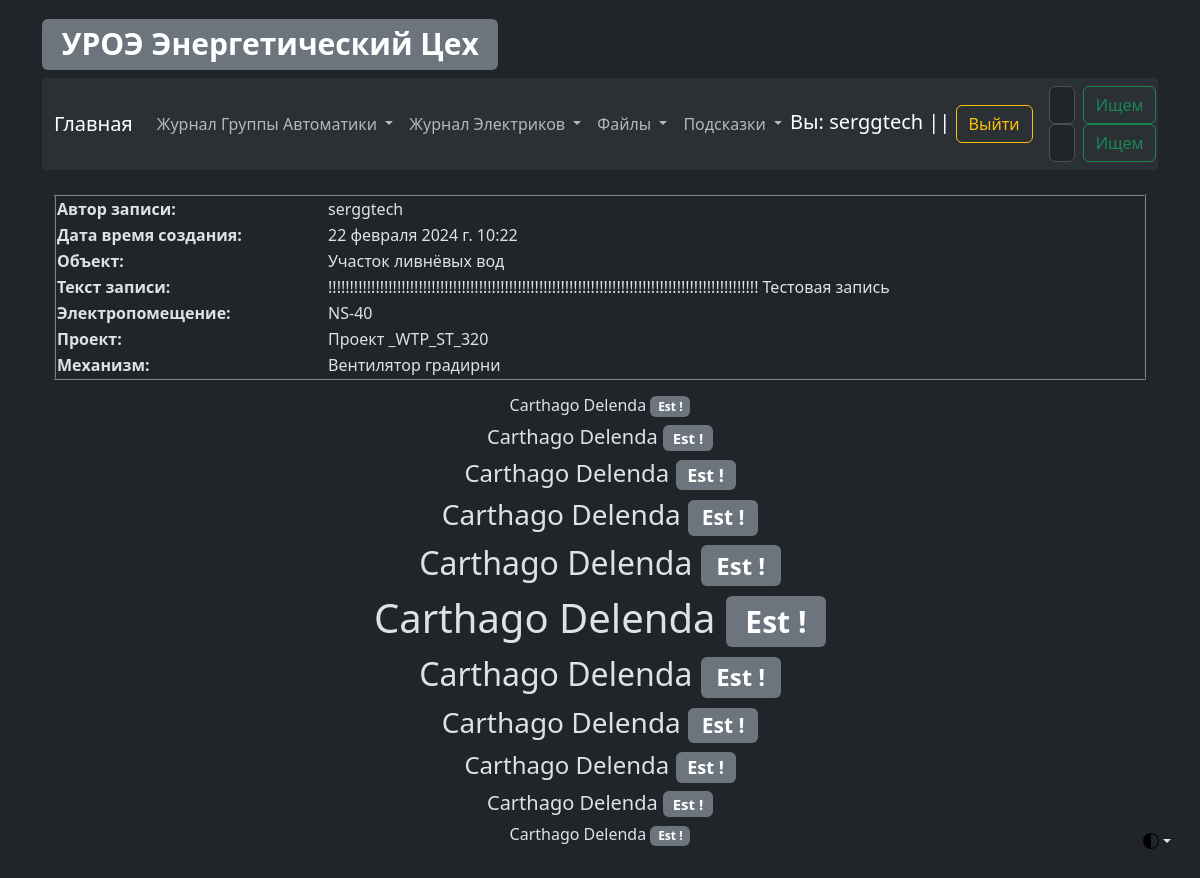
Page /as/as_log_view/details/log/2 (signed in) on the committed database.
### as/models.py (models this page shows, shortened)
class ASLog(models.Model):
    record_text_title = models.CharField(
        verbose_name="Заголовок записи", max_length=100
    )
    record_text_full = models.TextField(verbose_name="Текст записи", max_length=9999)
    record_author = models.CharField(verbose_name="Автор записи", max_length=100)
    record_change_location_plc = models.BooleanField(
        verbose_name="Изменение в PLC", default=False
    )
    record_change_location_hmi = models.BooleanField(
        verbose_name="Изменение в HMI", default=False
    )
    record_data_create = models.DateTimeField(
        verbose_name="Дата создания записи", auto_now_add=True, editable=False
    )
    record_data_update = models.DateTimeField(
        verbose_name="Дата редактирования записи", auto_now=True, editable=False
    )
    record_object = models.ForeignKey(
        EncObject,
        related_name="as_log_object",
        on_delete=models.CASCADE,
        blank=True,
        verbose_name="Объект",
    )
    record_electrical_room = models.ForeignKey(
        EncElectricalRoom,
        related_name="as_log_electrical_room",
        on_delete=models.CASCADE,
        blank=True,
        verbose_name="Электропомещение",
    )
    record_project = models.ForeignKey(
        EncProject,
        related_name="as_log_project",
        on_delete=models.CASCADE,
        blank=True,
        verbose_name="Проект",
    )
    record_mechanism = models.ForeignKey(
        EncMechanism,
        related_name="as_log_mechanism",
        on_delete=models.CASCADE,
        blank=True,
        verbose_name="Механизм",
    )
    class Meta:
        verbose_name = "Запись Simatic"
        verbose_name_plural = "Записи Simatic"

### Enc_object/models.py (models this page shows, shortened)
class EncObject(models.Model):
    title = models.CharField(verbose_name="Объект", max_length=100)
    title_description = models.CharField(
        verbose_name="Описание объекта", max_length=100
    )
    slug = models.SlugField(max_length=50, unique=True)
    def __str__(self):
        return f"{self.title}"
    class Meta:
        verbose_name = "Объект"
        verbose_name_plural = "Объекты"

class EncElectricalRoom(models.Model):
    title = models.CharField(verbose_name="Электропомещение", max_length=100)
    title_description = models.CharField(
        verbose_name="Описание Электропомещения", max_length=100
    )
    slug = models.SlugField(max_length=50, unique=True)
    def __str__(self):
        return f"{self.title}"
    class Meta:
        verbose_name = "Электропомещение"
        verbose_name_plural = "Электропомещения"

class EncProject(models.Model):
    title = models.CharField(verbose_name="Проект", max_length=100)
    title_description = models.CharField(
        verbose_name="Описание проекта", max_length=100
    )
    slug = models.SlugField(max_length=50, unique=True)
    def __str__(self):
        return f"{self.title}"
    class Meta:
        verbose_name = "Проект"
        verbose_name_plural = "Проекты"

class EncMechanism(models.Model):
    title = models.CharField(verbose_name="Механизм", max_length=100)
    title_description = models.CharField(
        verbose_name="Описание механизма", max_length=100
    )
    slug = models.SlugField(max_length=50, unique=True)
    def __str__(self):
        return f"{self.title}"
    class Meta:
        verbose_name = "Механизм"
        verbose_name_plural = "Механизмы"

### as/views.py (the view)
class ASLogViewDetails(DetailView):
    model = ASLog
    context_object_name = "log_view_details"

### as/templates/as/aslog_detail.html (shortened to what this page needs)
{% extends 'template_0.html' %}
{% block ASLogViewDetails %}
<table align="center" border="2px" width="100%">
    <tr>
        <th>Автор записи:</th>
        <td>{{ log_view_details.record_author }}</td>
    </tr>
    <tr>
        <th>Дата время создания:</th>
        <td>{{ log_view_details.record_data_create }}</td>
    </tr>
    <tr>
        <th>Объект:</th>
        <td>{{ log_view_details.record_object }}</td>
    </tr>
    <tr>
        <th>Текст записи:</th>
        <td>
            <div id="record_text_full">{{ log_view_details.record_text_full }}
            </div>
        </td>
    </tr>
    <tr>
        <th>Электропомещение:</th>
        <td>{{ log_view_details.record_electrical_room }}</td>
    </tr>
    <tr>
        <th>Проект:</th>
        <td>{{ log_view_details.record_project }}</td>
    </tr>
    <tr>
        <th>Механизм:</th>
        <td>{{ log_view_details.record_mechanism }}</td>
    </tr>
</table>
{% endblock %}

### templates/template_0.html (shortened to what this page needs)
{% load static %}
<!DOCTYPE html>
<html data-bs-theme="dark" lang="en">
<head>
    <link href="{% static 'css/bootstrap.min.css' %}" rel="stylesheet">
</head>
<body class="p-3 m-0 border-0 bd-example m-0 border-0">
<div class="dropdown position-fixed bottom-0 end-0 mb-3 me-3 bd-mode-toggle">
    <button aria-expanded="false"
            aria-label="Toggle theme (auto)"
            class="btn btn-bd-primary py-2 dropdown-toggle d-flex align-items-center"
            data-bs-toggle="dropdown"
            id="bd-theme"
            type="button">
        <svg class="bi my-1 theme-icon-active" height="1em" width="1em">
            <use href="#circle-half"></use>
        </svg>
    </button>
</div>
<main class="container">
    <a href="{% url 'main_page' %}"><h1><span class="badge bg-secondary">УРОЭ Энергетический Цех</span></h1></a>
    <nav class="navbar navbar-expand-lg bg-body-tertiary">
        <div class="container-fluid">
            <a class="navbar-brand" href="{% url 'main_page' %}">Главная</a>
            <div class="collapse navbar-collapse" id="navbarSupportedContent">
                <ul class="navbar-nav me-auto mb-2 mb-lg-0">
                    <li class="nav-item dropdown">
                        <a aria-expanded="false" class="nav-link dropdown-toggle" data-bs-toggle="dropdown" href="#"
                           role="button">
                            Журнал Группы Автоматики
                        </a>
                    </li>
                    <li class="nav-item dropdown">
                        <a aria-expanded="false" class="nav-link dropdown-toggle" data-bs-toggle="dropdown" href="#"
                           role="button">
                            Журнал Электриков
                        </a>
                    </li>
                    <li class="nav-item dropdown">
                        <a aria-expanded="false" class="nav-link dropdown-toggle" data-bs-toggle="dropdown" href="#"
                           role="button">
                            Файлы
                        </a>
                    </li>
                    <li class="nav-item dropdown">
                        <a aria-expanded="false" class="nav-link dropdown-toggle" data-bs-toggle="dropdown" href="#"
                           role="button">
                            Подсказки
                        </a>
                    </li>
                </ul>
                <div>
                    {% if request.user.is_authenticated %}
                    <div class="navbar-brand">
                        Вы: {{ request.user }} || <a class="btn btn-outline-warning"
                                                     href="{% url 'logout' %}">Выйти</a>
                    </div>
                    {% else %}
                    <div class="navbar-brand">
                        Вы: Гость || <a class="btn btn-outline-danger"
                                        href="{% url 'login' %}">Войти</a>
                    </div>
                    {% endif %}
                </div>
                <div>
                    <form action="{% url 'as_search_results' %}" class="d-flex" method="get" role="search">
                        <input aria-label="Search" class="form-control me-2" name="search" placeholder="Автоматчики"
                               type="search">
                        <button class="btn btn-outline-success" type="submit">Ищем</button>
                    </form>
                    <form action="{% url 'elc_search_results' %}" class="d-flex" method="get" role="search">
                        <input aria-label="Search" class="form-control me-2" name="search" placeholder="Электрики"
                               type="search">
                        <button class="btn btn-outline-success" type="submit">Ищем</button>
                    </form>
                </div>
            </div>
        </div>
    </nav>
    <div class="container">
        <br>
        {% if request.user.is_authenticated %}
        {% block ASLogViewDetails %} {% endblock %}
        {% else %}
        {% block user_login %} {% endblock %}
        {% endif %}
        <div align="center" data-width="100%">
            <p>
            <h6>Carthago Delenda <span class="badge bg-secondary">Est !</span></h6>
            <h5>Carthago Delenda <span class="badge bg-secondary">Est !</span></h5>
            <h4>Carthago Delenda <span class="badge bg-secondary">Est !</span></h4>
            <h3>Carthago Delenda <span class="badge bg-secondary">Est !</span></h3>
            <h2>Carthago Delenda <span class="badge bg-secondary">Est !</span></h2>
            <h1>Carthago Delenda <span class="badge bg-secondary">Est !</span></h1>
            <h2>Carthago Delenda <span class="badge bg-secondary">Est !</span></h2>
            <h3>Carthago Delenda <span class="badge bg-secondary">Est !</span></h3>
            <h4>Carthago Delenda <span class="badge bg-secondary">Est !</span></h4>
            <h5>Carthago Delenda <span class="badge bg-secondary">Est !</span></h5>
            <h6>Carthago Delenda <span class="badge bg-secondary">Est !</span></h6>
            </p>
        </div>
    </div>
</main>
</body>
</html>

### rows in the picture
ASLog: record_author "serggtech", record_data_create "22 февраля 2024 г. 10:22", record_object "Участок ливнёвых вод", record_text_full "!!!!!!!!!!!!!!!!!!!!!!!!!!!!!!!!!!!!!!!!!!!!!!!!!!!!!!!!!!!!!!!!!!!!!!!!!!!!!!!!!!!!!!!!!!!!!!!!!!!! Тестовая запись", record_electrical_room "NS-40", record_project "Проект _WTP_ST_320", record_mechanism "Вентилятор градирни"

### other values in the picture
{{ request.user }} "serggtech"
